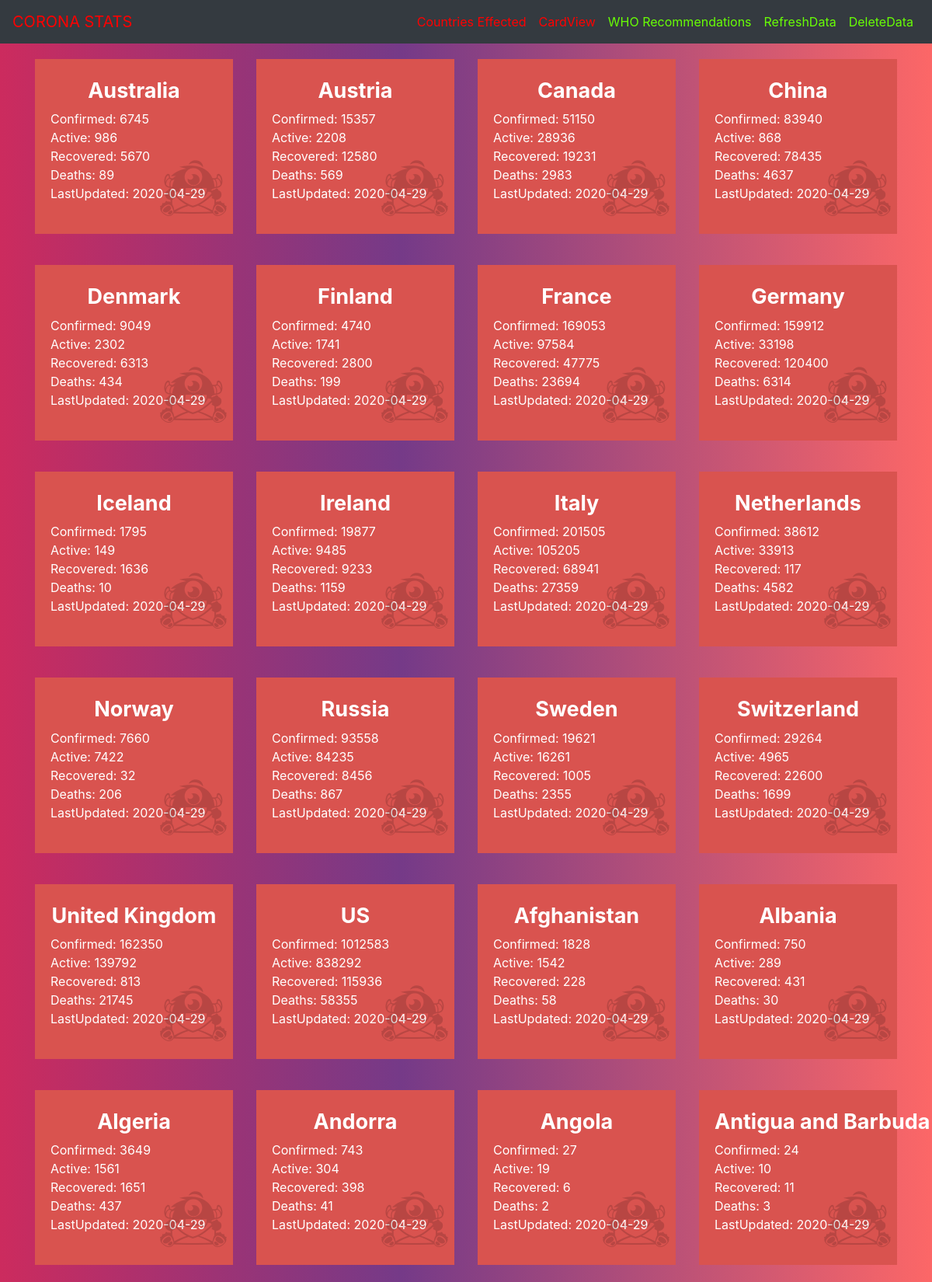
The page /cards (upper part) on the database its author committed.
### dashboard/__init__.py (models this page shows, shortened)
class Corona(db.Model):
    __tablename__ = 'stats'
    id = db.Column(db.Integer,primary_key = True)
    country = db.Column(db.String(30),unique=True,index=True)
    deaths = db.Column(db.Integer)
    confirmed = db.Column(db.Integer)
    recovered = db.Column(db.Integer)
    active = db.Column(db.Integer)
    updated = db.Column(db.String(10))

### app.py (the view)
@app.route('/cards')
def cards():
    data = Corona.query.all()
    return render_template('cards.html',data=data)

### dashboard/templates/cards.html (shortened to what this page needs)
{% extends 'base.html' %}
{% block content %}
<div class="container">
    <div class="row">
        {% for item in data %}
            <div class="col-lg-3 col-sm-6">
                <div class="card-box bg-red">
                    <div class="inner">
                        <h3 style="text-align: center;">{{ item.country }}</h3>
                        Confirmed: {{ item.confirmed }} <br>
                        Active: {{ item.active }} <br>
                        Recovered: {{ item.recovered }} <br>
                        Deaths: {{ item.deaths }} <br>
                        LastUpdated: {{ item.updated }}
                    </div>
                    <div class="icon">
                        <i class="fa fa-optin-monster" aria-hidden="true"></i>
                    </div>
                </div>
            </div>
        {% endfor %}
    </div>
</div>
{% endblock content %}

### dashboard/static/css/master.css (style rules this page uses)
.card-box { position: relative; color: #ffffff; padding: 20px 10px 40px; margin: 20px 0px; }
.card-box .inner { padding: 5px 10px 0 10px; }
.card-box h3 { font-size: 27px; font-weight: bold; margin: 0 0 8px 0; white-space: nowrap; padding: 0; text-align: left; }
.card-box .icon { position: absolute; top: auto; bottom: 5px; right: 5px; z-index: 0; font-size: 72px; color: rgba(0, 0, 0, 0.15); }
.bg-red { background-color: #d9534f !important; }

### dashboard/templates/base.html (style rules this page uses)
body { background: linear-gradient(90deg, #cc2b5e 0%, #753a88 43%, #fc6767 100%); }

### rows shown on the page
Corona: country "Australia", confirmed "6745", active "986", recovered "5670", deaths "89", updated "2020-04-29"
Corona: country "Austria", confirmed "15357", active "2208", recovered "12580", deaths "569", updated "2020-04-29"
Corona: country "Canada", confirmed "51150", active "28936", recovered "19231", deaths "2983", updated "2020-04-29"
Corona: country "China", confirmed "83940", active "868", recovered "78435", deaths "4637", updated "2020-04-29"
Corona: country "Denmark", confirmed "9049", active "2302", recovered "6313", deaths "434", updated "2020-04-29"
Corona: country "Finland", confirmed "4740", active "1741", recovered "2800", deaths "199", updated "2020-04-29"
Corona: country "France", confirmed "169053", active "97584", recovered "47775", deaths "23694", updated "2020-04-29"
Corona: country "Germany", confirmed "159912", active "33198", recovered "120400", deaths "6314", updated "2020-04-29"
Corona: country "Iceland", confirmed "1795", active "149", recovered "1636", deaths "10", updated "2020-04-29"
Corona: country "Ireland", confirmed "19877", active "9485", recovered "9233", deaths "1159", updated "2020-04-29"
Corona: country "Italy", confirmed "201505", active "105205", recovered "68941", deaths "27359", updated "2020-04-29"
Corona: country "Netherlands", confirmed "38612", active "33913", recovered "117", deaths "4582", updated "2020-04-29"
Corona: country "Norway", confirmed "7660", active "7422", recovered "32", deaths "206", updated "2020-04-29"
Corona: country "Russia", confirmed "93558", active "84235", recovered "8456", deaths "867", updated "2020-04-29"
Corona: country "Sweden", confirmed "19621", active "16261", recovered "1005", deaths "2355", updated "2020-04-29"
Corona: country "Switzerland", confirmed "29264", active "4965", recovered "22600", deaths "1699", updated "2020-04-29"
Corona: country "United Kingdom", confirmed "162350", active "139792", recovered "813", deaths "21745", updated "2020-04-29"
Corona: country "US", confirmed "1012583", active "838292", recovered "115936", deaths "58355", updated "2020-04-29"
Corona: country "Afghanistan", confirmed "1828", active "1542", recovered "228", deaths "58", updated "2020-04-29"
Corona: country "Albania", confirmed "750", active "289", recovered "431", deaths "30", updated "2020-04-29"
Corona: country "Algeria", confirmed "3649", active "1561", recovered "1651", deaths "437", updated "2020-04-29"
Corona: country "Andorra", confirmed "743", active "304", recovered "398", deaths "41", updated "2020-04-29"
Corona: country "Angola", confirmed "27", active "19", recovered "6", deaths "2", updated "2020-04-29"
Corona: country "Antigua and Barbuda", confirmed "24", active "10", recovered "11", deaths "3", updated "2020-04-29"
